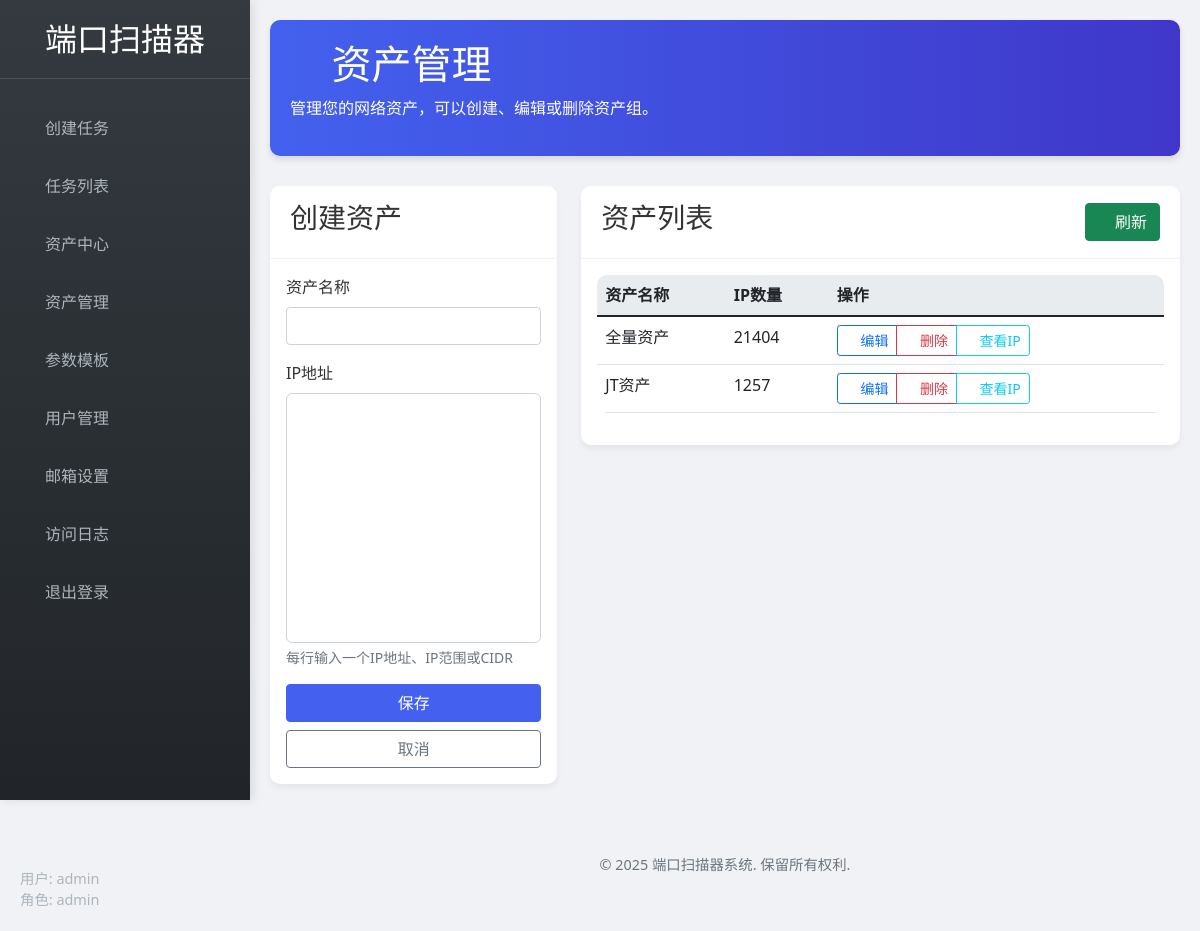
The app's page /assets (signed in) with its own data.
### app.py (models this page shows, shortened)
class Asset(db.Model):
    id = db.Column(db.Integer, primary_key=True)
    ip = db.Column(db.String(50), nullable=False)
    name = db.Column(db.String(100), nullable=False)
    created_at = db.Column(db.DateTime, default=datetime.now)
    created_by = db.Column(db.Integer, db.ForeignKey('user.id'), nullable=False)

### app.py (the view, shortened to what this page needs)
@app.route('/assets', methods=['GET', 'POST'])
@login_required
def assets():
    form = AssetForm()
    asset_id = request.args.get('id', None, type=int)
    asset = Asset.query.get(asset_id) if asset_id else None
    if asset:
        form.ip.data = asset.ip
        form.name.data = asset.name
    assets = Asset.query.all()
    return render_template('assets.html', form=form, assets=assets, asset=asset)

### app.py
class AssetForm(FlaskForm):
    name = StringField('资产名称', validators=[DataRequired()])
    ip = TextAreaField('IP地址', validators=[DataRequired()], render_kw={"rows": 10})
    submit = SubmitField('保存')

### app.py (called while the page is built)
@login_manager.user_loader
def load_user(user_id):
    return User.query.get(int(user_id))

### templates/assets.html (shortened to what this page needs)
{% extends "layout.html" %}
{% block content %}
<div class="header">
    <h1><i class="fas fa-server"></i> 资产管理</h1>
    <p>管理您的网络资产，可以创建、编辑或删除资产组。</p>
</div>
<div class="row">
    <div class="col-md-4">
        <div class="card">
            <div class="card-header">
                <h3>{% if asset %}编辑资产{% else %}创建资产{% endif %}</h3>
            </div>
            <div class="card-body">
                <form method="POST">
                    <div class="mb-3">
                        {{ form.name.label(class="form-label") }}
                        {{ form.name(class="form-control") }}
                    </div>
                    <div class="mb-3">
                        {{ form.ip.label(class="form-label") }}
                        <div class="ip-container" style="max-height: 250px; overflow-y: auto; border: 1px solid #ced4da; border-radius: 0.375rem; padding: 0.375rem;">
                            {{ form.ip(class="form-control border-0", rows="10", style="min-height: 200px; resize: none;") }}
                        </div>
                        <div class="form-text">每行输入一个IP地址、IP范围或CIDR</div>
                    </div>
                    <div class="d-grid">
                        {{ form.submit(class="btn btn-primary") }}
                        <a href="{{ url_for('assets') }}" class="btn btn-outline-secondary mt-2">取消</a>
                    </div>
                </form>
            </div>
        </div>
    </div>
    <div class="col-md-8">
        <div class="card">
            <div class="card-header d-flex justify-content-between align-items-center">
                <h3>资产列表</h3>
                <a href="{{ url_for('assets') }}" class="btn btn-success">
                    <i class="fas fa-sync"></i> 刷新
                </a>
            </div>
            <div class="card-body">
                {% if assets %}
                <div class="table-responsive">
                    <table class="table table-hover">
                        <thead>
                            <tr>
                                <th>资产名称</th>
                                <th>IP数量</th>
                                <th>操作</th>
                            </tr>
                        </thead>
                        <tbody>
                            {% for asset in assets %}
                            <tr>
                                <td>{{ asset.name }}</td>
                                <td>{{ asset.ip.split('\n')|length }}</td>
                                <td>
                                    <div class="btn-group" role="group">
                                        <a href="{{ url_for('assets', id=asset.id) }}"
                                           class="btn btn-sm btn-outline-primary">
                                            <i class="fas fa-edit"></i> 编辑
                                        </a>
                                        <a href="{{ url_for('delete_asset', id=asset.id) }}"
                                           class="btn btn-sm btn-outline-danger"
                                           onclick="return confirm('确定要删除这个资产吗？')">
                                            <i class="fas fa-trash"></i> 删除
                                        </a>
                                        <button class="btn btn-sm btn-outline-info"
                                                onclick="showAssetIPs({{ asset.id }})"
                                                data-ips="{{ asset.ip.replace('\n', ', ') }}">
                                            <i class="fas fa-eye"></i> 查看IP
                                        </button>
                                    </div>
                                </td>
                            </tr>
                            {% endfor %}
                        </tbody>
                    </table>
                </div>
                {% else %}
                <div class="text-center py-5">
                    <i class="fas fa-server fa-3x text-muted mb-3"></i>
                    <h4 class="text-muted">暂无资产</h4>
                    <p class="text-muted">在左侧表单中创建您的第一个资产</p>
                </div>
                {% endif %}
            </div>
        </div>
    </div>
</div>
{% endblock %}

### static/css/all.css (style rules this page uses)
.fa,.fab,.fad,.fal,.far,.fas { -moz-osx-font-smoothing:grayscale;-webkit-font-smoothing:antialiased;display:inline-block;font-style:normal;font-variant:normal;text-rendering:auto;line-height:1 }
.fa-edit:before { content:"\f044" }
.fa-eye:before { content:"\f06e" }
.fa-server:before { content:"\f233" }
.fa-sync:before { content:"\f021" }
.fa-trash:before { content:"\f1f8" }

### templates/layout.html (style rules this page uses)
:root { --primary-color: #4361ee; --secondary-color: #3f37c9; --success-color: #4cc9f0; --dark-color: #212529; --light-color: #f8f9fa; --sidebar-width: 250px; }
body { font-family: 'Segoe UI', Tahoma, Geneva, Verdana, sans-serif; background-color: #f0f2f5; color: #333; }
.header { background: linear-gradient(90deg, var(--primary-color) 0%, var(--secondary-color) 100%); color: white; padding: 20px; border-radius: 10px; margin-bottom: 30px; box-shadow: 0 4px 6px rgba(0,0,0,0.1); }
.card { border-radius: 10px; box-shadow: 0 4px 6px rgba(0,0,0,0.05); border: none; margin-bottom: 20px; transition: transform 0.3s ease, box-shadow 0.3s ease; }
.card-header { background-color: white; border-bottom: 1px solid rgba(0,0,0,0.05); font-weight: 600; padding: 15px 20px; border-radius: 10px 10px 0 0 !important; }
.btn-primary { background-color: var(--primary-color); border-color: var(--primary-color); }
.table { background-color: white; border-radius: 10px; overflow: hidden; }
.table th { background-color: #e9ecef; }

### records on screen
Asset: name "全量资产", ip.split|length "21404"
Asset: name "JT资产", ip.split|length "1257"

### other values on screen
{{ session.username }} "admin"
{{ session.role }} "admin"
